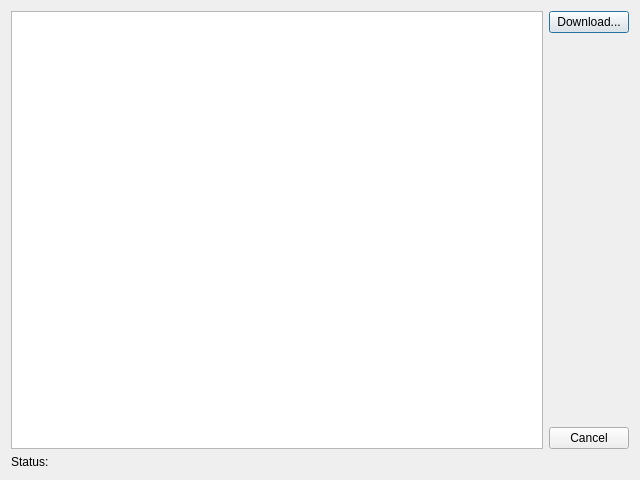
<?xml version="1.0" encoding="UTF-8"?>
<ui version="4.0">
 <class>ApplicationDownloadDialog</class>
 <widget class="QDialog" name="ApplicationDownloadDialog">
  <property name="geometry">
   <rect>
    <x>0</x>
    <y>0</y>
    <width>640</width>
    <height>480</height>
   </rect>
  </property>
  <property name="windowTitle">
   <string>Dialog</string>
  </property>
  <layout class="QGridLayout" name="gridLayout">
   <item row="0" column="1">
    <layout class="QVBoxLayout" name="verticalLayout">
     <item>
      <widget class="QPushButton" name="pushButton">
       <property name="text">
        <string>Download...</string>
       </property>
      </widget>
     </item>
     <item>
      <spacer name="verticalSpacer">
       <property name="orientation">
        <enum>Qt::Vertical</enum>
       </property>
       <property name="sizeHint" stdset="0">
        <size>
         <width>20</width>
         <height>40</height>
        </size>
       </property>
      </spacer>
     </item>
     <item>
      <widget class="QPushButton" name="pushButton_2">
       <property name="text">
        <string>Cancel</string>
       </property>
      </widget>
     </item>
    </layout>
   </item>
   <item row="0" column="0">
    <widget class="QTreeView" name="treeView"/>
   </item>
   <item row="1" column="0" colspan="2">
    <widget class="QLabel" name="statusText">
     <property name="text">
      <string>Status: </string>
     </property>
    </widget>
   </item>
  </layout>
 </widget>
 <resources/>
 <connections/>
</ui>
